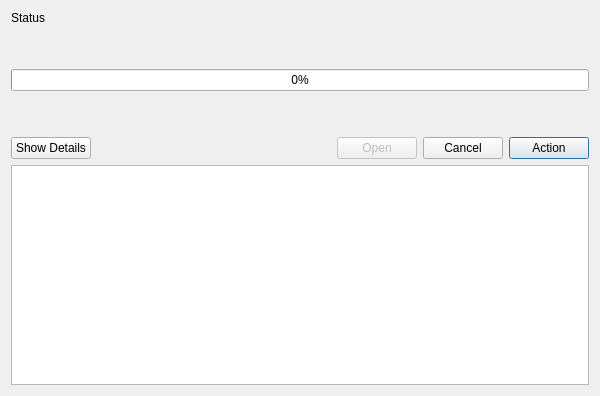
<?xml version="1.0" encoding="UTF-8"?>
<ui version="4.0">
 <class>ProgressDialog</class>
 <widget class="QDialog" name="ProgressDialog">
  <property name="geometry">
   <rect>
    <x>0</x>
    <y>0</y>
    <width>600</width>
    <height>396</height>
   </rect>
  </property>
  <property name="sizePolicy">
   <sizepolicy hsizetype="Minimum" vsizetype="Minimum">
    <horstretch>0</horstretch>
    <verstretch>0</verstretch>
   </sizepolicy>
  </property>
  <property name="minimumSize">
   <size>
    <width>600</width>
    <height>0</height>
   </size>
  </property>
  <property name="maximumSize">
   <size>
    <width>16777215</width>
    <height>16777215</height>
   </size>
  </property>
  <property name="windowTitle">
   <string>Progress</string>
  </property>
  <layout class="QVBoxLayout" name="verticalLayout">
   <property name="sizeConstraint">
    <enum>QLayout::SetDefaultConstraint</enum>
   </property>
   <item>
    <widget class="QLabel" name="statusLabel">
     <property name="minimumSize">
      <size>
       <width>0</width>
       <height>32</height>
      </size>
     </property>
     <property name="text">
      <string>Status</string>
     </property>
     <property name="textFormat">
      <enum>Qt::AutoText</enum>
     </property>
     <property name="alignment">
      <set>Qt::AlignLeading|Qt::AlignLeft|Qt::AlignTop</set>
     </property>
     <property name="wordWrap">
      <bool>true</bool>
     </property>
    </widget>
   </item>
   <item>
    <widget class="QLabel" name="substatusLabel">
     <property name="text">
      <string/>
     </property>
    </widget>
   </item>
   <item>
    <widget class="QProgressBar" name="progressBar">
     <property name="value">
      <number>0</number>
     </property>
    </widget>
   </item>
   <item>
    <widget class="QLabel" name="passagesLabel">
     <property name="text">
      <string/>
     </property>
    </widget>
   </item>
   <item>
    <widget class="QLabel" name="versionsLabel">
     <property name="text">
      <string/>
     </property>
    </widget>
   </item>
   <item>
    <layout class="QHBoxLayout" name="horizontalLayout">
     <item>
      <widget class="QPushButton" name="showDetailsButton">
       <property name="text">
        <string>Show Details</string>
       </property>
       <property name="checkable">
        <bool>true</bool>
       </property>
       <property name="checked">
        <bool>false</bool>
       </property>
      </widget>
     </item>
     <item>
      <spacer name="horizontalSpacer">
       <property name="orientation">
        <enum>Qt::Horizontal</enum>
       </property>
       <property name="sizeHint" stdset="0">
        <size>
         <width>40</width>
         <height>20</height>
        </size>
       </property>
      </spacer>
     </item>
     <item>
      <widget class="QPushButton" name="openButton">
       <property name="enabled">
        <bool>false</bool>
       </property>
       <property name="text">
        <string>Open</string>
       </property>
       <property name="autoDefault">
        <bool>true</bool>
       </property>
      </widget>
     </item>
     <item>
      <widget class="QPushButton" name="cancelButton">
       <property name="text">
        <string>Cancel</string>
       </property>
       <property name="autoDefault">
        <bool>true</bool>
       </property>
      </widget>
     </item>
     <item>
      <widget class="QPushButton" name="actionButton">
       <property name="text">
        <string>Action</string>
       </property>
       <property name="autoDefault">
        <bool>true</bool>
       </property>
       <property name="default">
        <bool>true</bool>
       </property>
      </widget>
     </item>
    </layout>
   </item>
   <item>
    <widget class="QPlainTextEdit" name="detailsTextEdit">
     <property name="enabled">
      <bool>true</bool>
     </property>
     <property name="readOnly">
      <bool>true</bool>
     </property>
     <property name="tabStopWidth">
      <number>20</number>
     </property>
     <property name="textInteractionFlags">
      <set>Qt::LinksAccessibleByMouse|Qt::TextSelectableByKeyboard|Qt::TextSelectableByMouse</set>
     </property>
     <property name="backgroundVisible">
      <bool>false</bool>
     </property>
    </widget>
   </item>
  </layout>
 </widget>
 <resources/>
 <connections/>
</ui>
